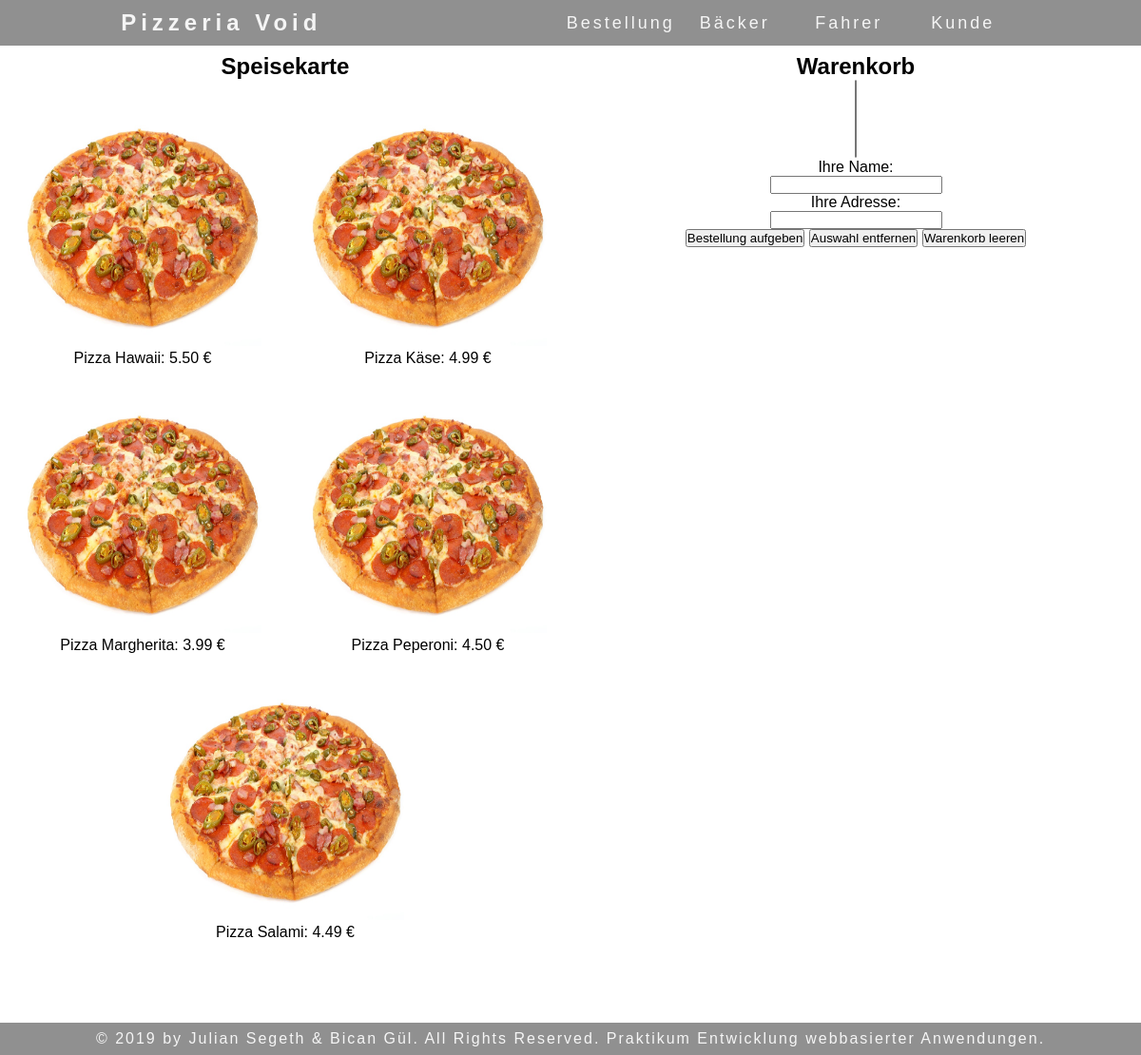
Before: /webserver/src/Bestellung.php with the older database file.
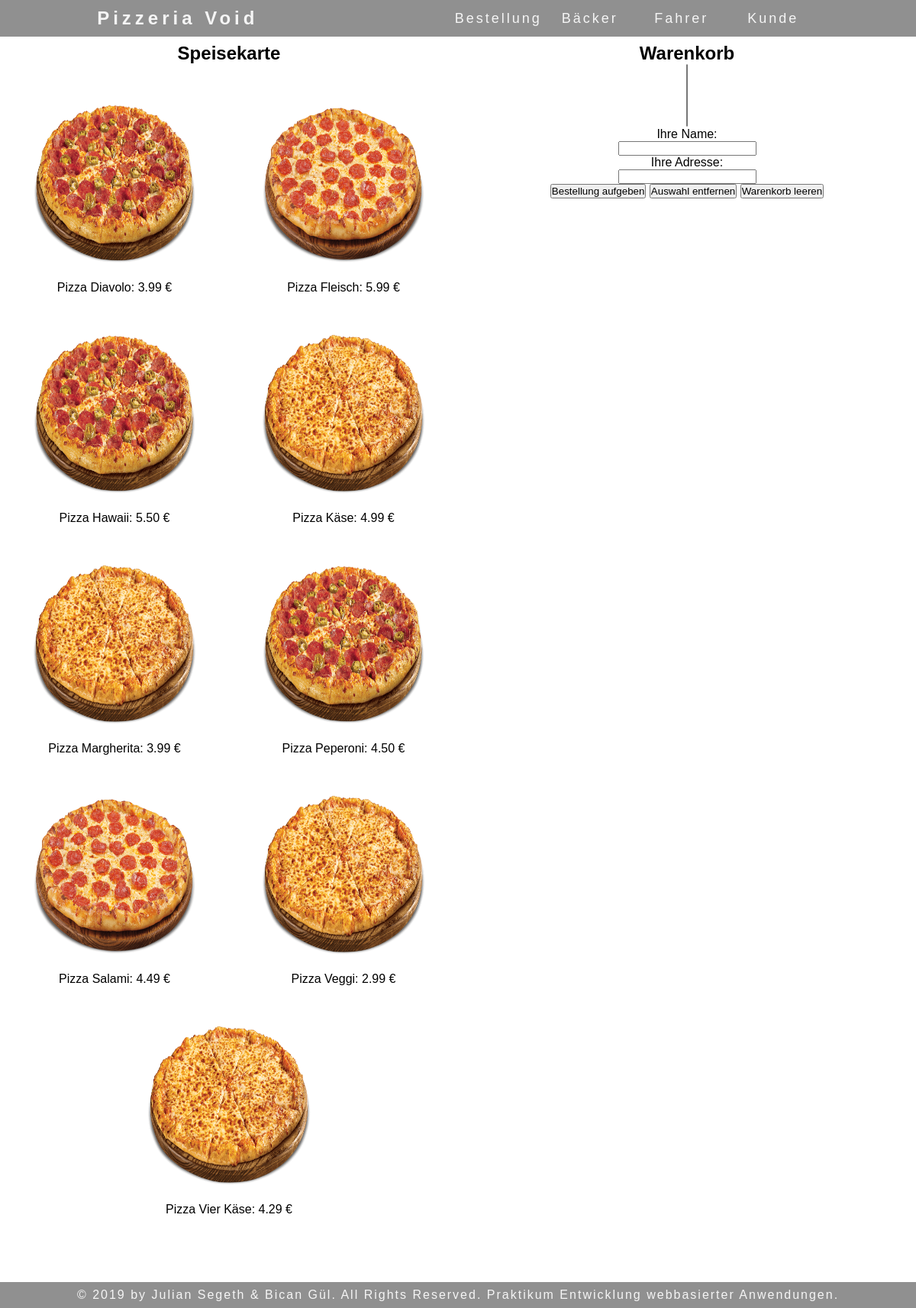
After: the same page with the newer database file.
### tables this page shows
CREATE TABLE `menu` (
	`pizzaName` VARCHAR(40) NOT NULL,
	`imagePath` VARCHAR(40) NOT NULL,
	`pizzaPrice` FLOAT NOT NULL,
	PRIMARY KEY (`pizzaName`)
) DEFAULT CHARSET=utf8 COLLATE=utf8_unicode_ci;

### webserver/src/Bestellung.php (the view, shortened to what this page needs)
<?php
require_once './Page.php';
class Bestellung extends Page {
    protected $menu = array();
    protected function getViewData() {
        $sqlSelect = "SELECT * FROM `menu`";
        $recordSet = $this->connection->query($sqlSelect);
        if ($recordSet->num_rows > 0) {
            while ($row = $recordSet->fetch_assoc()) {
                $pizza = array();
                $pizzaName = htmlspecialchars($row["pizzaName"]);
                $pizza["imagePath"] = htmlspecialchars($row["imagePath"]);
                $pizza["pizzaPrice"] = htmlspecialchars($row["pizzaPrice"]);
                $this->menu[$pizzaName] = $pizza;
            }
        } else {
            echo mysqli_error($this->connection);
        }
    }
    protected function generatePageBody() {
echo <<< HTML
    <div class="menu">
        <h2>Speisekarte</h2>
        <section class="pizzas">\n
HTML;
        foreach ($this->menu as $pizzaName => $pizza) {
            $pizzaPrice = number_format($pizza["pizzaPrice"], 2, ".", ",");
            $imagePath = $pizza["imagePath"];
echo <<< HTML
            <div>
                <img onclick="addToCart('$pizzaName', $pizzaPrice)" src="$imagePath" alt="$pizzaName" width="250" height="250" />
                <p data-price-{$pizzaName}="$pizzaPrice">Pizza $pizzaName: $pizzaPrice €</p>
            </div>\n
HTML;
        }
echo <<< HTML
        </section>
    </div>
    <section class="cart">
        <h2>Warenkorb</h2>
        <div>
            <form action="./Bestellung.php" method="POST">
                <select id="cart" name="cart[]" size="5" multiple required>
                </select>
                <p id="totalPrice"></p>
                <div>
                    <p>Ihre Name:</p>
                    <input type="text" name="fullName" required />
                    <p>Ihre Adresse:</p>
                    <input type="text" name="address" required />
                </div>
                <div>
                    <input type="submit" onclick="selectAllOptions()" value="Bestellung aufgeben" />
                    <input type="button" onclick="deleteSelectedOptions()" value="Auswahl entfernen" />
                    <input type="button" onclick="deleteAllOptions()" value="Warenkorb leeren" />
                </div>
            </form>
        </div>
    </section>\n
HTML;
    }
    protected function generateView() {
        $this->getViewData();
        $this->generatePageHeader("Bestellung");
        $this->generatePageBody();
        $this->generatePageFooter();
    }
    public static function main() {
        try {
            $page = new Bestellung();
            $page->processReceivedData();
            $page->generateView();
        } catch (Exception $e) {
            header("Content-type: text/plain; charset=UTF-8");
            echo $e->getMessage();
        }
    }
}
Bestellung::main();
?>

### webserver/src/Page.php (shortened to what this page needs)
<?php
abstract class Page {
    protected $title = "Shop | ";
    protected function __construct() {
        $servername = "ewa-database";
	    $username = "dbuser";
	    $password = "dbpassword";
	    $database = "shop";
        $this->connection = new mysqli(
            $servername,
            $username,
            $password,
            $database
        );
    }
    protected function generatePageHeader($title = "") {
        $title = htmlspecialchars($this->title . $title);
echo <<< HTML
<!DOCTYPE html>
<html lang="de">
<head>
    <meta charset="UTF-8" />
    <meta name="viewport" content="width=device-width, initial-scale=1" />\n
HTML;
echo <<< HTML
    <title>$title</title>
    <link rel="stylesheet" type="text/css" href="styles/main.css" />\n
HTML;
echo <<< HTML
</head>
<body>
    <nav>
        <div class="logo">
            <h4>Pizzeria Void</h4>
        </div>
        <ul id="navbar">
            <li><a href="http://localhost/Bestellung.php">Bestellung</a></li>
            <li><a href="http://localhost/Baecker.php">Bäcker</a></li>
            <li><a href="http://localhost/Fahrer.php">Fahrer</a></li>
            <li><a href="http://localhost/Kunde.php">Kunde</a></li>
        </ul>
    </nav>
    <script src="scripts/nav.js"></script>
    \n
HTML;
    }
    protected function generatePageFooter() {
echo <<< HTML
    <footer>
        <p>&copy; 2019 by Julian Segeth & Bican Gül. All Rights Reserved. Praktikum Entwicklung webbasierter Anwendungen.</p>
    </footer>
</body>
</html>
HTML;
    }
}
?>

### webserver/src/styles/main.css (style rules this page uses)
* { margin: 0; padding: 0; box-sizing: border-box; font-family: sans-serif; }
nav { display: flex; flex-direction: row; justify-content: space-around; align-items: center; position: fixed; top: 0px; width: 100%; height: 48px; background-color: rgb(144, 144, 144); }
.logo { color: rgb(245, 245, 245); letter-spacing: 5px; font-size: 24px; }
#navbar { display: flex; flex-direction: row; justify-content: space-around; align-items: center; width: 40%; height: 100%; }
#navbar li { list-style: none; display: flex; justify-content: center; align-items: center; width: 100%; height: 100%; }
#navbar li a { text-decoration: none; color: rgb(245, 245, 245); letter-spacing: 3px; font-size: 18px; }
.menu { float: left; width: 50%; padding: 56px 0px; text-align: center; display: flex; flex-direction: column; }
.pizzas { display: flex; flex-direction: row; flex-wrap: wrap; justify-content: space-around; padding: 15px 0px; }
.pizzas div { padding: 15px 0px; }
.cart { float: left; width: 50%; text-align: center; position: fixed; top: 56px; right: 0px; }
footer { clear: both; display: flex; flex-direction: row; justify-content: space-around; align-items: center; height: 34px; background-color: rgb(144, 144, 144); }
footer p { color: rgb(245, 245, 245); letter-spacing: 2px; }

Changed rows visible on the page:
added menu: imagePath (picture), pizzaName "Diavolo", pizzaPrice "3.99"
added menu: imagePath (picture), pizzaName "Fleisch", pizzaPrice "5.99"
changed menu (number 3 of 9 on the later page): imagePath: a different picture
changed menu (number 4 of 9 on the later page): imagePath: a different picture
changed menu (number 5 of 9 on the later page): imagePath: a different picture
changed menu (number 6 of 9 on the later page): imagePath: a different picture
changed menu (number 7 of 9 on the later page): imagePath: a different picture
added menu: imagePath (picture), pizzaName "Veggi", pizzaPrice "2.99"
added menu: imagePath (picture), pizzaName "Vier Käse", pizzaPrice "4.29"
